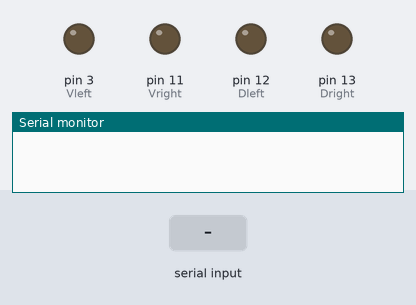
This sketch was run on a simulated Arduino Uno, built with avr-gcc and run on an emulated ATmega328P. Parts: output pins drawn as LEDs (lit = HIGH), the last lines printed to the serial monitor. Inputs (shaded band) come from the test bench.

Above: at 1.2 s.
1.3 s: "90,45\n" received over Serial
At 1.7 s:
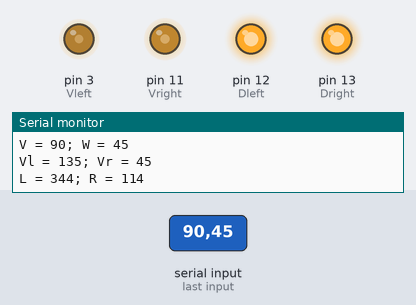
4.3 s: "30,150\n" received over Serial
At 5.2 s:
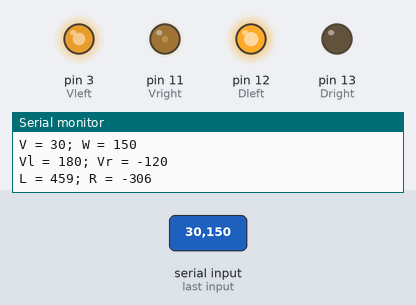
7.3 s: "5\n" received over Serial
At 9.3 s:
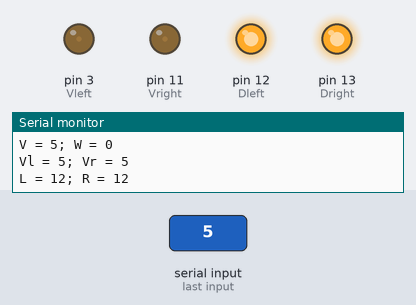
9.8 s: "90\n" received over Serial
At 11.2 s:
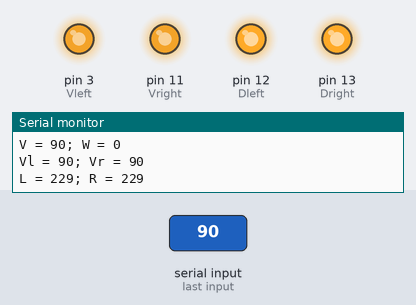
12.3 s: "1,90\n" received over Serial
At 13.6 s:
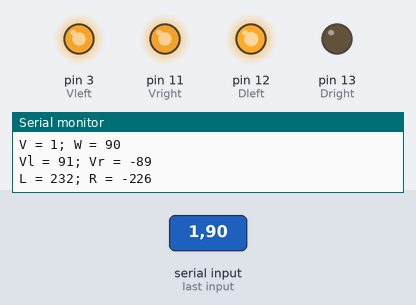
Timing chart, 0 to 15.8 s (numbered marks = the images above; inputs shaded):
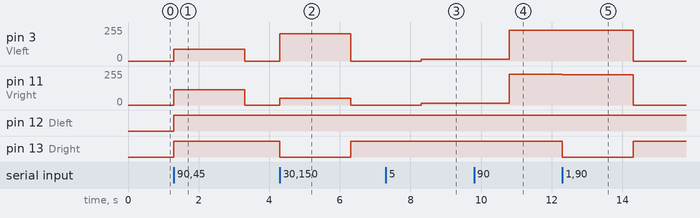

Measured:
- after the input at 1.3 s, pin 3 (Vleft): 0/255 → 88/255 at once, → 0/255 2.0 s later; pin 11 (Vright): 0/255 → 114/255 at once, → 0/255 2.0 s later; pin 12 (Dleft), pin 13 (Dright): LOW → HIGH at once
- after the input at 4.3 s, pin 3 (Vleft): 0/255 → 203/255 at once, → 0/255 2.0 s later; pin 11 (Vright): 0/255 → 50/255 at once, → 0/255 2.0 s later; pin 13 (Dright): HIGH → LOW at once, → HIGH 2.0 s later
- after the input at 7.3 s, pin 3 (Vleft), pin 11 (Vright): 0/255 → 12/255 after 1.0 s
- after the input at 9.8 s, pin 3 (Vleft), pin 11 (Vright): 12/255 → 229/255 after 1.0 s
- after the input at 12.3 s, pin 3 (Vleft): 229/255 → 232/255 at once, → 0/255 2.0 s later; pin 11 (Vright): 229/255 → 226/255 at once, → 0/255 2.0 s later; pin 13 (Dright): HIGH → LOW at once, → HIGH 2.0 s later

The sketch:

sketch_feb19a.ino
```cpp
const int Vleft = 3;
const int Dleft = 12;
const int Vright = 11;
const int Dright = 13;

void setup()
{
  pinMode(Vleft, OUTPUT);
  pinMode(Dleft, OUTPUT);
  pinMode(Vright, OUTPUT);
  pinMode(Dright, OUTPUT);
  Serial.begin(115200);
}

int V, W, Vl, Vr, Vl_vol, Vr_vol; //от -100 до 100

void loop()
{
  if (Serial.available())
  {
    V = Serial.parseInt();
    W = Serial.parseInt();
    Serial.print("V = "); Serial.print(V); Serial.print("; W = "); Serial.println(W);
    Vl = V + W; //от -100 до 100
    Vr = V - W; //от -100 до 100
    Serial.print("Vl = "); Serial.print(Vl); Serial.print("; Vr = "); Serial.println(Vr);

    if (Vl<0)
      digitalWrite(Dleft, LOW);
    else
      digitalWrite(Dleft, HIGH);
    if (Vr<0)
      digitalWrite(Dright, LOW);
    else
      digitalWrite(Dright, HIGH);

    Vl_vol = (abs(Vl) * 2.55);
    Vr_vol = (abs(Vr) * 2.55);

    analogWrite(Vleft, Vl_vol);
    analogWrite(Vright, Vr_vol);
    Serial.print("L = ");
    if (Vl<0)
      Serial.print('-');
    Serial.print(Vl_vol); Serial.print("; R = ");
    if (Vr<0)
      Serial.print('-');
    Serial.println(Vr_vol);
    Serial.println();

  }
}
```
